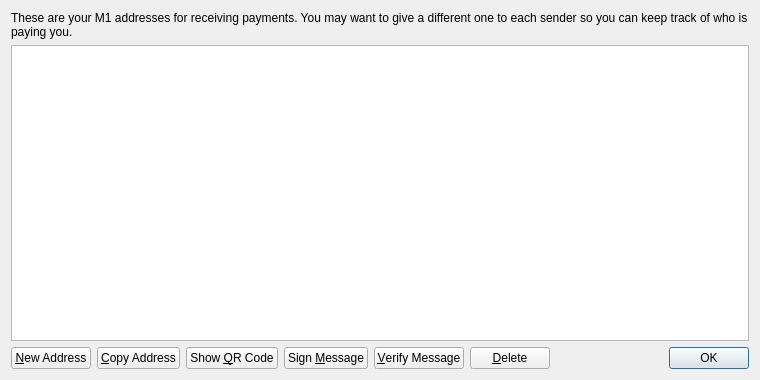
<?xml version="1.0" encoding="UTF-8"?>
<ui version="4.0">
 <class>AddressBookPage</class>
 <widget class="QWidget" name="AddressBookPage">
  <property name="geometry">
   <rect>
    <x>0</x>
    <y>0</y>
    <width>760</width>
    <height>380</height>
   </rect>
  </property>
  <property name="windowTitle">
   <string>Address Book</string>
  </property>
  <layout class="QVBoxLayout" name="verticalLayout">
   <item>
    <widget class="QLabel" name="labelExplanation">
     <property name="text">
      <string>These are your M1 addresses for receiving payments. You may want to give a different one to each sender so you can keep track of who is paying you.</string>
     </property>
     <property name="textFormat">
      <enum>Qt::PlainText</enum>
     </property>
     <property name="wordWrap">
      <bool>true</bool>
     </property>
    </widget>
   </item>
   <item>
    <widget class="QTableView" name="tableView">
     <property name="contextMenuPolicy">
      <enum>Qt::CustomContextMenu</enum>
     </property>
     <property name="toolTip">
      <string>Double-click to edit address or label</string>
     </property>
     <property name="tabKeyNavigation">
      <bool>false</bool>
     </property>
     <property name="alternatingRowColors">
      <bool>true</bool>
     </property>
     <property name="selectionMode">
      <enum>QAbstractItemView::SingleSelection</enum>
     </property>
     <property name="selectionBehavior">
      <enum>QAbstractItemView::SelectRows</enum>
     </property>
     <property name="sortingEnabled">
      <bool>true</bool>
     </property>
     <attribute name="verticalHeaderVisible">
      <bool>false</bool>
     </attribute>
    </widget>
   </item>
   <item>
    <layout class="QHBoxLayout" name="horizontalLayout">
     <item>
      <widget class="QPushButton" name="newAddressButton">
       <property name="toolTip">
        <string>Create a new address</string>
       </property>
       <property name="text">
        <string>&amp;New Address</string>
       </property>
       <property name="icon">
        <iconset resource="../bitcoin.qrc">
         <normaloff>:/icons/add</normaloff>:/icons/add</iconset>
       </property>
      </widget>
     </item>
     <item>
      <widget class="QPushButton" name="copyToClipboard">
       <property name="toolTip">
        <string>Copy the currently selected address to the system clipboard</string>
       </property>
       <property name="text">
        <string>&amp;Copy Address</string>
       </property>
       <property name="icon">
        <iconset resource="../bitcoin.qrc">
         <normaloff>:/icons/editcopy</normaloff>:/icons/editcopy</iconset>
       </property>
      </widget>
     </item>
     <item>
      <widget class="QPushButton" name="showQRCode">
       <property name="text">
        <string>Show &amp;QR Code</string>
       </property>
       <property name="icon">
        <iconset resource="../bitcoin.qrc">
         <normaloff>:/icons/qrcode</normaloff>:/icons/qrcode</iconset>
       </property>
      </widget>
     </item>
     <item>
      <widget class="QPushButton" name="signMessage">
       <property name="toolTip">
        <string>Sign a message to prove you own a M1 address</string>
       </property>
       <property name="text">
        <string>Sign &amp;Message</string>
       </property>
       <property name="icon">
        <iconset resource="../bitcoin.qrc">
         <normaloff>:/icons/edit</normaloff>:/icons/edit</iconset>
       </property>
      </widget>
     </item>
     <item>
      <widget class="QPushButton" name="verifyMessage">
       <property name="toolTip">
        <string>Verify a message to ensure it was signed with a specified M1 address</string>
       </property>
       <property name="text">
        <string>&amp;Verify Message</string>
       </property>
       <property name="icon">
        <iconset resource="../bitcoin.qrc">
         <normaloff>:/icons/transaction_0</normaloff>:/icons/transaction_0</iconset>
       </property>
      </widget>
     </item>
     <item>
      <widget class="QPushButton" name="deleteButton">
       <property name="toolTip">
        <string>Delete the currently selected address from the list</string>
       </property>
       <property name="text">
        <string>&amp;Delete</string>
       </property>
       <property name="icon">
        <iconset resource="../bitcoin.qrc">
         <normaloff>:/icons/remove</normaloff>:/icons/remove</iconset>
       </property>
      </widget>
     </item>
     <item>
      <spacer name="horizontalSpacer">
       <property name="orientation">
        <enum>Qt::Horizontal</enum>
       </property>
       <property name="sizeHint" stdset="0">
        <size>
         <width>40</width>
         <height>20</height>
        </size>
       </property>
      </spacer>
     </item>
     <item>
      <widget class="QDialogButtonBox" name="buttonBox">
       <property name="sizePolicy">
        <sizepolicy hsizetype="Maximum" vsizetype="Fixed">
         <horstretch>0</horstretch>
         <verstretch>0</verstretch>
        </sizepolicy>
       </property>
       <property name="standardButtons">
        <set>QDialogButtonBox::Ok</set>
       </property>
      </widget>
     </item>
    </layout>
   </item>
  </layout>
 </widget>
 <resources>
  <include location="../bitcoin.qrc"/>
 </resources>
 <connections/>
</ui>
